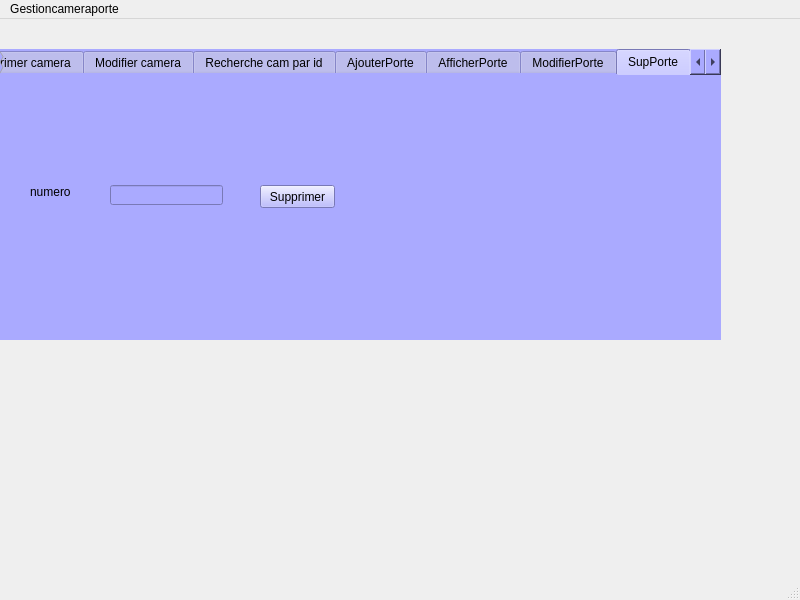
<?xml version="1.0" encoding="UTF-8"?>
<ui version="4.0">
 <class>MainWindow</class>
 <widget class="QMainWindow" name="MainWindow">
  <property name="geometry">
   <rect>
    <x>0</x>
    <y>0</y>
    <width>800</width>
    <height>600</height>
   </rect>
  </property>
  <property name="windowTitle">
   <string>MainWindow</string>
  </property>
  <widget class="QWidget" name="centralwidget">
   <widget class="QTabWidget" name="tabWidget">
    <property name="geometry">
     <rect>
      <x>0</x>
      <y>30</y>
      <width>721</width>
      <height>291</height>
     </rect>
    </property>
    <property name="minimumSize">
     <size>
      <width>691</width>
      <height>0</height>
     </size>
    </property>
    <property name="styleSheet">
     <string notr="true">background-color: rgb(170, 170, 255);


border-color: rgb(0, 0, 0);</string>
    </property>
    <property name="currentIndex">
     <number>8</number>
    </property>
    <widget class="QWidget" name="tab">
     <attribute name="title">
      <string>AjouterCam</string>
     </attribute>
     <widget class="QLabel" name="label">
      <property name="geometry">
       <rect>
        <x>10</x>
        <y>20</y>
        <width>47</width>
        <height>14</height>
       </rect>
      </property>
      <property name="text">
       <string>id</string>
      </property>
     </widget>
     <widget class="QLabel" name="label_2">
      <property name="geometry">
       <rect>
        <x>10</x>
        <y>60</y>
        <width>91</width>
        <height>16</height>
       </rect>
      </property>
      <property name="text">
       <string>modealimentation</string>
      </property>
     </widget>
     <widget class="QLabel" name="label_3">
      <property name="geometry">
       <rect>
        <x>10</x>
        <y>100</y>
        <width>101</width>
        <height>16</height>
       </rect>
      </property>
      <property name="text">
       <string>modeenregistrement</string>
      </property>
     </widget>
     <widget class="QLabel" name="label_4">
      <property name="geometry">
       <rect>
        <x>10</x>
        <y>140</y>
        <width>71</width>
        <height>16</height>
       </rect>
      </property>
      <property name="text">
       <string>microphone</string>
      </property>
     </widget>
     <widget class="QLabel" name="label_5">
      <property name="geometry">
       <rect>
        <x>10</x>
        <y>180</y>
        <width>71</width>
        <height>16</height>
       </rect>
      </property>
      <property name="text">
       <string>anglevision</string>
      </property>
     </widget>
     <widget class="QLineEdit" name="lineEdit_id">
      <property name="geometry">
       <rect>
        <x>120</x>
        <y>20</y>
        <width>113</width>
        <height>20</height>
       </rect>
      </property>
      <property name="styleSheet">
       <string notr="true"/>
      </property>
      <property name="readOnly">
       <bool>true</bool>
      </property>
     </widget>
     <widget class="QLineEdit" name="lineEdit_modealimentation">
      <property name="geometry">
       <rect>
        <x>120</x>
        <y>60</y>
        <width>113</width>
        <height>20</height>
       </rect>
      </property>
     </widget>
     <widget class="QLineEdit" name="lineEdit_modeenregistrement">
      <property name="geometry">
       <rect>
        <x>120</x>
        <y>100</y>
        <width>113</width>
        <height>20</height>
       </rect>
      </property>
     </widget>
     <widget class="QLineEdit" name="lineEdit_microphone">
      <property name="geometry">
       <rect>
        <x>120</x>
        <y>140</y>
        <width>113</width>
        <height>20</height>
       </rect>
      </property>
     </widget>
     <widget class="QLineEdit" name="lineEdit_anglevision">
      <property name="geometry">
       <rect>
        <x>120</x>
        <y>180</y>
        <width>113</width>
        <height>20</height>
       </rect>
      </property>
     </widget>
     <widget class="QPushButton" name="PBajoutercam">
      <property name="geometry">
       <rect>
        <x>300</x>
        <y>100</y>
        <width>75</width>
        <height>23</height>
       </rect>
      </property>
      <property name="styleSheet">
       <string notr="true">color: rgb(85, 85, 0);</string>
      </property>
      <property name="text">
       <string>Ajouter</string>
      </property>
     </widget>
     <widget class="QLabel" name="label_7">
      <property name="geometry">
       <rect>
        <x>600</x>
        <y>50</y>
        <width>61</width>
        <height>71</height>
       </rect>
      </property>
      <property name="styleSheet">
       <string notr="true"/>
      </property>
      <property name="text">
       <string/>
      </property>
      <property name="pixmap">
       <pixmap>../../Downloads/camcam.png</pixmap>
      </property>
     </widget>
    </widget>
    <widget class="QWidget" name="tab_2">
     <attribute name="title">
      <string>AfficherCam</string>
     </attribute>
    </widget>
    <widget class="QWidget" name="tab_4">
     <attribute name="title">
      <string>Supprimer camera</string>
     </attribute>
     <widget class="QLabel" name="label_6">
      <property name="geometry">
       <rect>
        <x>20</x>
        <y>50</y>
        <width>47</width>
        <height>14</height>
       </rect>
      </property>
      <property name="text">
       <string>id</string>
      </property>
     </widget>
     <widget class="QLineEdit" name="lineEdit_idsup">
      <property name="geometry">
       <rect>
        <x>50</x>
        <y>50</y>
        <width>113</width>
        <height>20</height>
       </rect>
      </property>
     </widget>
     <widget class="QPushButton" name="PBsupprimercam">
      <property name="geometry">
       <rect>
        <x>200</x>
        <y>50</y>
        <width>75</width>
        <height>23</height>
       </rect>
      </property>
      <property name="styleSheet">
       <string notr="true">color: rgb(85, 85, 0);</string>
      </property>
      <property name="text">
       <string>Supprimer</string>
      </property>
     </widget>
    </widget>
    <widget class="QWidget" name="tab_3">
     <attribute name="title">
      <string>Modifier camera</string>
     </attribute>
     <widget class="QLineEdit" name="lineEdit_7">
      <property name="geometry">
       <rect>
        <x>60</x>
        <y>90</y>
        <width>113</width>
        <height>20</height>
       </rect>
      </property>
     </widget>
     <widget class="QPushButton" name="PBmodifiercam">
      <property name="geometry">
       <rect>
        <x>200</x>
        <y>90</y>
        <width>75</width>
        <height>23</height>
       </rect>
      </property>
      <property name="styleSheet">
       <string notr="true">color: rgb(85, 85, 0);</string>
      </property>
      <property name="text">
       <string>modifier</string>
      </property>
     </widget>
     <widget class="QLabel" name="label_9">
      <property name="geometry">
       <rect>
        <x>10</x>
        <y>90</y>
        <width>47</width>
        <height>14</height>
       </rect>
      </property>
      <property name="text">
       <string>id</string>
      </property>
     </widget>
    </widget>
    <widget class="QWidget" name="tab_5">
     <attribute name="title">
      <string>Recherche cam par id</string>
     </attribute>
     <widget class="QLineEdit" name="lineEdit_idrech">
      <property name="geometry">
       <rect>
        <x>70</x>
        <y>50</y>
        <width>113</width>
        <height>20</height>
       </rect>
      </property>
     </widget>
     <widget class="QLabel" name="label_8">
      <property name="geometry">
       <rect>
        <x>20</x>
        <y>50</y>
        <width>47</width>
        <height>14</height>
       </rect>
      </property>
      <property name="text">
       <string>id</string>
      </property>
     </widget>
     <widget class="QPushButton" name="PBrecherchecam">
      <property name="geometry">
       <rect>
        <x>210</x>
        <y>50</y>
        <width>75</width>
        <height>23</height>
       </rect>
      </property>
      <property name="styleSheet">
       <string notr="true">color: rgb(85, 85, 0);</string>
      </property>
      <property name="text">
       <string>recherche</string>
      </property>
     </widget>
    </widget>
    <widget class="QWidget" name="tab_6">
     <attribute name="title">
      <string>AjouterPorte</string>
     </attribute>
     <widget class="QLabel" name="label_10">
      <property name="geometry">
       <rect>
        <x>20</x>
        <y>50</y>
        <width>47</width>
        <height>14</height>
       </rect>
      </property>
      <property name="text">
       <string>numero</string>
      </property>
     </widget>
     <widget class="QLabel" name="label_11">
      <property name="geometry">
       <rect>
        <x>20</x>
        <y>90</y>
        <width>81</width>
        <height>16</height>
       </rect>
      </property>
      <property name="text">
       <string>qualitéserrure</string>
      </property>
     </widget>
     <widget class="QLabel" name="label_12">
      <property name="geometry">
       <rect>
        <x>20</x>
        <y>130</y>
        <width>61</width>
        <height>16</height>
       </rect>
      </property>
      <property name="text">
       <string>esthetisme</string>
      </property>
     </widget>
     <widget class="QLineEdit" name="lineEdit_numero">
      <property name="geometry">
       <rect>
        <x>120</x>
        <y>50</y>
        <width>113</width>
        <height>20</height>
       </rect>
      </property>
     </widget>
     <widget class="QLineEdit" name="lineEdit_qualiteserrure">
      <property name="geometry">
       <rect>
        <x>120</x>
        <y>90</y>
        <width>113</width>
        <height>20</height>
       </rect>
      </property>
     </widget>
     <widget class="QLineEdit" name="lineEdit_esthetisme">
      <property name="geometry">
       <rect>
        <x>120</x>
        <y>130</y>
        <width>113</width>
        <height>20</height>
       </rect>
      </property>
     </widget>
     <widget class="QPushButton" name="PBajouterporte">
      <property name="geometry">
       <rect>
        <x>330</x>
        <y>90</y>
        <width>75</width>
        <height>23</height>
       </rect>
      </property>
      <property name="text">
       <string>Ajouter</string>
      </property>
     </widget>
    </widget>
    <widget class="QWidget" name="tab_7">
     <attribute name="title">
      <string>AfficherPorte</string>
     </attribute>
    </widget>
    <widget class="QWidget" name="tab_8">
     <attribute name="title">
      <string>ModifierPorte</string>
     </attribute>
     <widget class="QLineEdit" name="lineEdit_numeromod">
      <property name="geometry">
       <rect>
        <x>80</x>
        <y>90</y>
        <width>113</width>
        <height>20</height>
       </rect>
      </property>
     </widget>
     <widget class="QLabel" name="label_13">
      <property name="geometry">
       <rect>
        <x>10</x>
        <y>90</y>
        <width>47</width>
        <height>14</height>
       </rect>
      </property>
      <property name="text">
       <string>numero</string>
      </property>
     </widget>
     <widget class="QPushButton" name="PBmodifierporte">
      <property name="geometry">
       <rect>
        <x>280</x>
        <y>90</y>
        <width>75</width>
        <height>23</height>
       </rect>
      </property>
      <property name="text">
       <string>Modifier</string>
      </property>
     </widget>
    </widget>
    <widget class="QWidget" name="tab_9">
     <attribute name="title">
      <string>SupPorte</string>
     </attribute>
     <widget class="QLabel" name="label_14">
      <property name="geometry">
       <rect>
        <x>30</x>
        <y>110</y>
        <width>47</width>
        <height>14</height>
       </rect>
      </property>
      <property name="text">
       <string>numero</string>
      </property>
     </widget>
     <widget class="QLineEdit" name="lineEdit_numerosup">
      <property name="geometry">
       <rect>
        <x>110</x>
        <y>110</y>
        <width>113</width>
        <height>20</height>
       </rect>
      </property>
     </widget>
     <widget class="QPushButton" name="PBsupprimerporte">
      <property name="geometry">
       <rect>
        <x>260</x>
        <y>110</y>
        <width>75</width>
        <height>23</height>
       </rect>
      </property>
      <property name="text">
       <string>Supprimer</string>
      </property>
     </widget>
    </widget>
    <widget class="QWidget" name="tab_10">
     <attribute name="title">
      <string>RecherchePorte</string>
     </attribute>
     <widget class="QLabel" name="label_15">
      <property name="geometry">
       <rect>
        <x>40</x>
        <y>100</y>
        <width>47</width>
        <height>14</height>
       </rect>
      </property>
      <property name="text">
       <string>numero</string>
      </property>
     </widget>
     <widget class="QLineEdit" name="lineEdit_numerorech">
      <property name="geometry">
       <rect>
        <x>130</x>
        <y>100</y>
        <width>113</width>
        <height>20</height>
       </rect>
      </property>
     </widget>
     <widget class="QPushButton" name="PBrechercheporte">
      <property name="geometry">
       <rect>
        <x>310</x>
        <y>100</y>
        <width>75</width>
        <height>23</height>
       </rect>
      </property>
      <property name="text">
       <string>Recherche</string>
      </property>
     </widget>
    </widget>
   </widget>
  </widget>
  <widget class="QMenuBar" name="menubar">
   <property name="geometry">
    <rect>
     <x>0</x>
     <y>0</y>
     <width>800</width>
     <height>22</height>
    </rect>
   </property>
   <widget class="QMenu" name="menuGestion_camera">
    <property name="title">
     <string>Gestioncameraporte</string>
    </property>
   </widget>
   <addaction name="menuGestion_camera"/>
  </widget>
  <widget class="QStatusBar" name="statusbar"/>
 </widget>
 <resources/>
 <connections/>
</ui>
